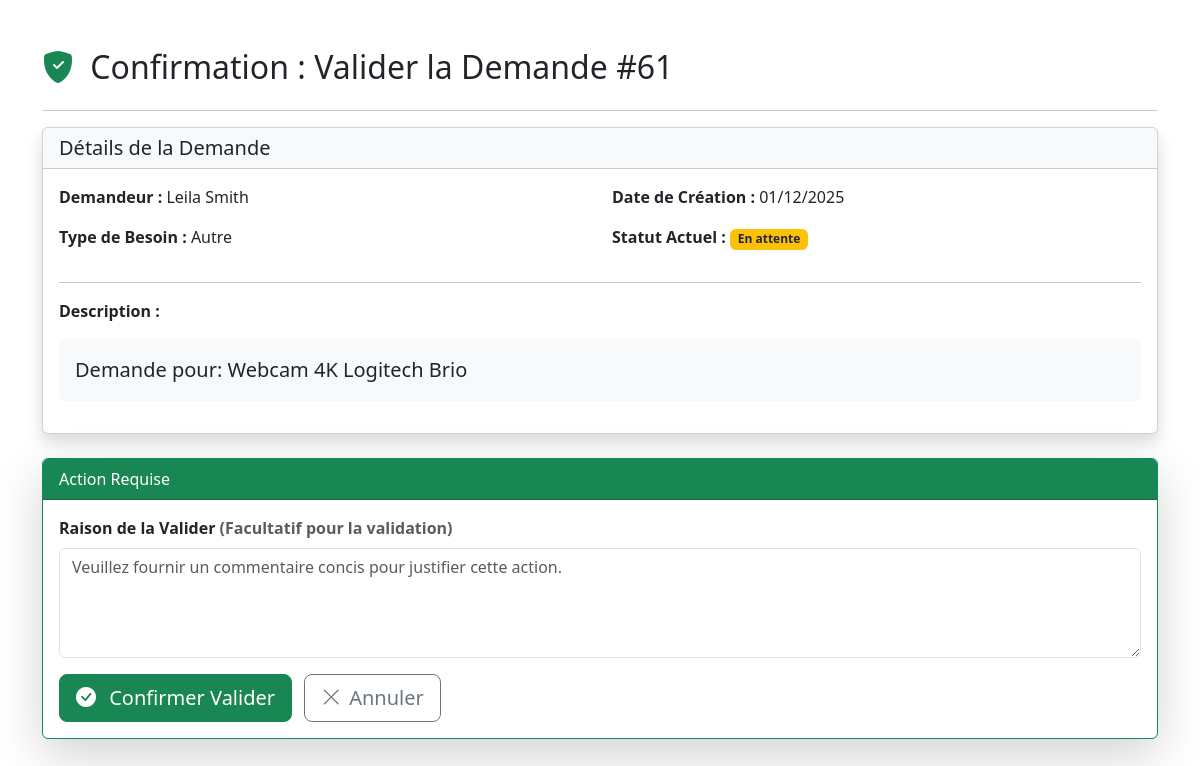
Page /pages/action-demande.php?id=61&action=valider (signed in) on the committed database.
### tables this page shows
CREATE TABLE `demandes` (
  `id` int(11) NOT NULL,
  `user_id` int(11) NOT NULL,
  `type_besoin_id` int(11) NOT NULL,
  `description` text NOT NULL,
  `urgence` enum('Faible','Moyenne','Urgente') NOT NULL DEFAULT 'Faible',
  `statut` enum('En attente','En cours de validation','Traitée') NOT NULL DEFAULT 'En attente',
  `date_creation` datetime DEFAULT current_timestamp()
);

CREATE TABLE `users` (
  `id` int(11) NOT NULL,
  `nom` varchar(255) NOT NULL,
  `email` varchar(255) NOT NULL,
  `password` varchar(255) NOT NULL,
  `role` enum('Demandeur','Validateur','Administrateur') NOT NULL DEFAULT 'Demandeur',
  `created_at` timestamp NOT NULL DEFAULT current_timestamp(),
  `service_id` int(11) NOT NULL DEFAULT 1
);

CREATE TABLE `types_besoins` (
  `id` int(11) NOT NULL,
  `libelle` varchar(100) NOT NULL
);

### pages/action-demande.php (the view, shortened to what this page needs)
<?php
$demande_id = filter_input(INPUT_GET, 'id', FILTER_VALIDATE_INT);
$action = filter_input(INPUT_GET, 'action', FILTER_SANITIZE_STRING);
$libelle_action = ($action === 'valider') ? 'Valider' : 'Rejeter';
try {
    $pdo = getConnection();
    $query_demande = "
        SELECT
            d.id, d.description, d.statut, d.date_creation,
            t.libelle AS type_besoin,
            u.nom AS demandeur
        FROM demandes d
        LEFT JOIN types_besoins t ON d.type_besoin_id = t.id
        LEFT JOIN users u ON d.user_id = u.id
        WHERE d.id = ?
    ";
    $stmt_demande = $pdo->prepare($query_demande);
    $stmt_demande->execute([$demande_id]);
    $demande_data = $stmt_demande->fetch(PDO::FETCH_ASSOC);
} catch (PDOException $e) {
    $_SESSION['action_result'] = ['error' => "Erreur de base de données lors du chargement: " . $e->getMessage()];
    header("Location: /besoins/dashboard-validateur.php");
    exit;
} catch (Exception $e) {
    $_SESSION['action_result'] = ['error' => $e->getMessage()];
    header("Location: /besoins/dashboard-validateur.php");
    exit;
}
?>
<!DOCTYPE html>
<html lang="fr">
<head>
    <link href="https://cdn.jsdelivr.net/npm/bootstrap@5.3.0/dist/css/bootstrap.min.css" rel="stylesheet">
    <link href="https://cdn.jsdelivr.net/npm/bootstrap-icons@1.10.2/font/bootstrap-icons.css" rel="stylesheet">
</head>
<body>
    <div class="container py-5">
        <h2 class="mb-4">
            <i class="bi bi-shield-fill-check me-2
                <?php echo ($action === 'valider') ? 'text-success' : 'text-danger'; ?>"></i>
            Confirmation : <?php echo $libelle_action; ?> la Demande #<?php echo $demande_id; ?>
        </h2>
        <hr>
        <div class="card shadow mb-4">
            <div class="card-header bg-light">
                <h5 class="mb-0">Détails de la Demande</h5>
            </div>
            <div class="card-body">
                <div class="row">
                    <div class="col-md-6">
                        <p><strong>Demandeur :</strong> <?php echo htmlspecialchars($demande_data['demandeur']); ?></p>
                        <p><strong>Type de Besoin :</strong>
                            <?php echo htmlspecialchars($demande_data['type_besoin']); ?></p>
                    </div>
                    <div class="col-md-6">
                        <p><strong>Date de Création :</strong>
                            <?php echo date('d/m/Y', strtotime($demande_data['date_creation'])); ?></p>
                        <p><strong>Statut Actuel :</strong> <span
                                class="badge bg-warning text-dark"><?php echo htmlspecialchars($demande_data['statut']); ?></span>
                        </p>
                    </div>
                </div>
                <hr>
                <p><strong>Description :</strong></p>
                <blockquote class="blockquote bg-light p-3 rounded">
                    <?php echo nl2br(htmlspecialchars($demande_data['description'])); ?>
                </blockquote>
            </div>
        </div>
        <div class="card shadow-lg
            <?php echo ($action === 'valider') ? 'border-success' : 'border-danger'; ?> mb-4">
            <div class="card-header text-white
                <?php echo ($action === 'valider') ? 'bg-success' : 'bg-danger'; ?>">
                Action Requise
            </div>
            <div class="card-body">
                <form method="POST"
                    action="action-demande.php?id=<?php echo $demande_id; ?>&action=<?php echo $action; ?>">
                    <div class="mb-3">
                        <label for="raison" class="form-label fw-bold">
                            Raison de la <?php echo $libelle_action; ?>
                            <?php if ($action === 'rejeter'): ?>
                            <span class="text-danger">* Obligatoire pour le rejet</span>
                            <?php else: ?>
                            <span class="text-muted">(Facultatif pour la validation)</span>
                            <?php endif; ?>
                        </label>
                        <textarea class="form-control" id="raison" name="raison" rows="4"
                            placeholder="Veuillez fournir un commentaire concis pour justifier cette action."><?php echo htmlspecialchars($raison ?? ''); ?></textarea>
                    </div>
                    <button type="submit" name="submit_action" class="btn btn-lg
                        <?php echo ($action === 'valider') ? 'btn-success' : 'btn-danger'; ?>">
                        <i class="bi bi-check-circle-fill me-2"></i>
                        Confirmer <?php echo $libelle_action; ?>
                    </button>
                    <a href="dashboard-validateur.php" class="btn btn-lg btn-outline-secondary ms-2">
                        <i class="bi bi-x-lg me-2"></i>Annuler
                    </a>
                </form>
            </div>
        </div>
    </div>
</body>
</html>

### rows in the picture
demandes: user.nom "Leila Smith", type_besoin.libelle "Autre", date_creation "01/12/2025", statut "En attente", description "Demande pour: Webcam 4K Logitech Brio"

### other values in the picture
$libelle_action "Valider"
$demande_id "61"
